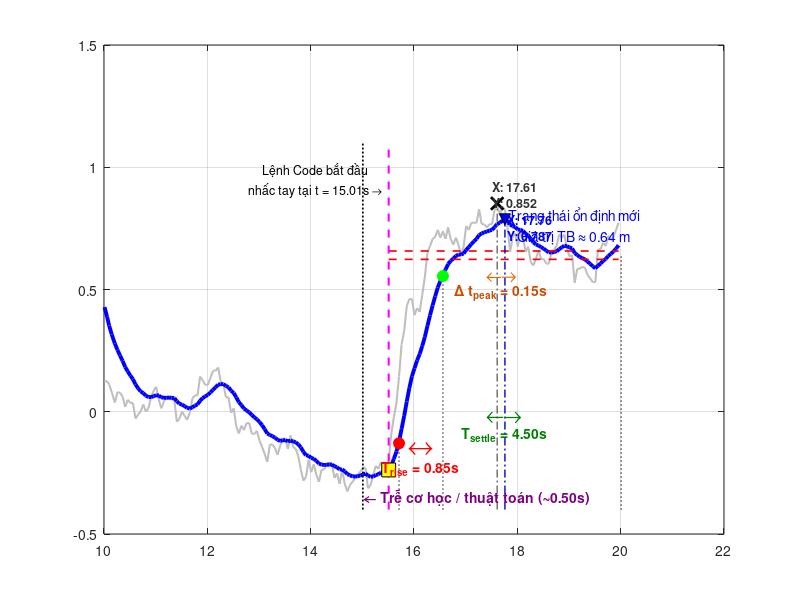

The MATLAB source for this figure: (Note: this script raises an error after producing the figure.)
clear; clc; close all;

%% 1. Khai báo ĐẦY ĐỦ dữ liệu từ Log mới (Đã lọc bỏ ký tự 's')
data = [
% --- VÙNG ĐẶT XUỐNG BÀN ---
10.01,100849.76,0.125,0.428,0.00; 10.06,100849.76,0.125,0.388,0.00;
10.10,100849.92,0.112,0.352,0.00; 10.15,100850.27,0.080,0.316,0.00;
10.21,100850.78,0.038,0.279,0.00; 10.26,100850.27,0.080,0.253,0.00;
10.31,100850.33,0.078,0.230,0.00; 10.36,100850.50,0.062,0.208,0.00;
10.41,100851.00,0.020,0.183,0.00; 10.46,100850.67,0.049,0.165,0.00;
10.51,100850.83,0.036,0.148,0.00; 10.56,100850.83,0.036,0.133,0.00;
10.61,100851.57,-0.028,0.112,0.00; 10.66,100851.41,-0.012,0.096,0.00;
10.71,100851.24,0.001,0.083,0.00; 10.76,100850.89,0.030,0.076,0.00;
10.81,100851.24,0.001,0.066,0.00; 10.86,100851.07,0.014,0.060,0.00;
10.91,100850.56,0.059,0.060,0.00; 10.96,100850.22,0.086,0.063,0.00;
11.01,100850.05,0.102,0.068,0.00; 11.06,100850.67,0.049,0.066,0.00;
11.11,100851.07,0.014,0.059,0.00; 11.16,100850.72,0.043,0.057,0.00;
11.21,100850.56,0.059,0.057,0.00; 11.26,100850.50,0.062,0.058,0.00;
11.31,100850.67,0.049,0.057,0.00; 11.36,100850.50,0.049,0.056,0.00;
11.41,100851.74,-0.041,0.043,0.00; 11.46,100851.57,-0.028,0.033,0.00;
11.51,100851.24,0.001,0.029,0.00; 11.56,100851.46,-0.017,0.023,0.00;
11.61,100851.64,-0.033,0.016,0.00; 11.66,100851.30,-0.004,0.013,0.00;
11.71,100850.62,0.054,0.018,0.00; 11.76,100850.45,0.067,0.025,0.00;
11.81,100850.45,0.067,0.030,0.00; 11.86,100849.53,0.144,0.045,0.00;
11.91,100849.71,0.128,0.056,0.00; 11.96,100849.94,0.110,0.063,0.00;
12.01,100849.94,0.110,0.069,0.00; 12.06,100849.60,0.139,0.079,0.00;
12.11,100849.26,0.168,0.090,0.00; 12.16,100849.26,0.168,0.100,0.00;
12.21,100849.09,0.181,0.111,0.00; 12.26,100849.77,0.123,0.113,0.00;
12.31,100849.88,0.115,0.113,0.00; 12.36,100850.56,0.059,0.106,0.00;
12.41,100850.56,0.059,0.100,0.00; 12.46,100851.30,-0.004,0.086,0.00;
12.51,100851.07,0.014,0.077,0.00; 12.56,100851.97,-0.060,0.059,0.00;
12.61,100852.32,-0.089,0.039,0.00; 12.66,100851.92,-0.057,0.027,0.00;
12.71,100852.14,-0.075,0.013,0.00; 12.76,100851.81,-0.046,0.005,0.00;
12.81,100851.81,-0.046,-0.002,0.00; 12.86,100852.32,-0.089,-0.013,0.00;
12.91,100852.35,-0.091,-0.023,0.00; 12.96,100852.17,-0.078,-0.031,0.00;
13.01,100852.66,-0.118,-0.042,0.00; 13.06,100852.99,-0.144,-0.055,0.00;
13.11,100853.33,-0.173,-0.071,0.00; 13.16,100853.71,-0.205,-0.089,0.00;
13.21,100853.19,-0.134,-0.095,0.00; 13.26,100852.85,-0.134,-0.100,0.00;
13.31,100853.03,-0.149,-0.106,0.00; 13.36,100853.36,-0.176,-0.115,0.00;
13.41,100852.91,-0.139,-0.119,0.00; 13.46,100852.57,-0.110,-0.117,0.00;
13.51,100852.57,-0.110,-0.116,0.00; 13.56,100853.08,-0.152,-0.121,0.00;
13.61,100852.41,-0.097,-0.118,0.00; 13.66,100852.97,-0.144,-0.121,0.00;
13.71,100853.08,-0.152,-0.125,0.00; 13.76,100853.42,-0.181,-0.133,0.00;
13.81,100854.10,-0.237,-0.146,0.00; 13.86,100854.61,-0.282,-0.164,0.00;
13.91,100854.44,-0.266,-0.178,0.00; 13.96,100853.60,-0.197,-0.180,0.00;
14.01,100854.22,-0.247,-0.189,0.00; 14.06,100853.82,-0.215,-0.192,0.00;
14.11,100854.33,-0.258,-0.201,0.00; 14.16,100854.67,-0.287,-0.212,0.00;
14.21,100854.10,-0.237,-0.216,0.00; 14.26,100854.10,-0.237,-0.218,0.00;
14.31,100853.77,-0.210,-0.217,0.00; 14.36,100853.77,-0.210,-0.216,0.00;
14.41,100853.77,-0.210,-0.216,0.00; 14.46,100854.50,-0.271,-0.223,0.00;
14.51,100854.27,-0.252,-0.227,0.00; 14.56,100854.78,-0.295,-0.236,0.00;
14.61,100854.10,-0.237,-0.236,0.00; 14.66,100854.78,-0.295,-0.244,0.00;
14.71,100855.17,-0.326,-0.255,0.00; 14.76,100854.84,-0.300,-0.260,0.00;
14.81,100854.67,-0.287,-0.264,0.00; 14.86,100854.50,-0.271,-0.265,0.00;
14.91,100854.33,-0.258,-0.264,0.00; 14.96,100854.16,-0.245,-0.261,0.00;
% --- VÙNG NHẤC LÊN CAO ---
15.01,100853.99,-0.229,-0.257,1.00; 15.06,100853.99,-0.229,-0.253,1.00;
15.11,100855.00,-0.313,-0.261,1.00; 15.16,100854.84,-0.300,-0.266,1.00;
15.21,100854.33,-0.258,-0.265,1.00; 15.26,100853.88,-0.221,-0.259,1.00;
15.31,100854.05,-0.234,-0.256,1.00; 15.36,100853.71,-0.205,-0.249,1.00;
15.41,100853.88,-0.221,-0.246,1.00; 15.46,100854.05,-0.234,-0.244,1.00;
15.51,100853.66,-0.202,-0.238,1.00; 15.56,100852.35,-0.091,-0.219,1.00;
15.61,100851.51,-0.023,-0.193,1.00; 15.66,100850.83,0.036,-0.163,1.00;
15.71,100849.53,0.144,-0.123,1.00; 15.76,100847.94,0.276,-0.070,1.00;
15.81,100847.27,0.331,-0.017,1.00; 15.86,100846.08,0.432,0.042,1.00;
15.91,100845.74,0.461,0.097,1.00; 15.96,100845.74,0.461,0.145,1.00;
16.01,100846.53,0.395,0.178,1.00; 16.06,100846.19,0.424,0.210,1.00;
16.11,100846.36,0.408,0.236,1.00; 16.16,100845.51,0.479,0.269,1.00;
16.21,100844.66,0.551,0.306,1.00; 16.26,100843.47,0.651,0.351,1.00;
16.31,100843.13,0.678,0.394,1.00; 16.36,100842.79,0.707,0.435,1.00;
16.41,100842.69,0.715,0.472,1.00; 16.46,100842.35,0.744,0.508,1.00;
16.51,100842.75,0.712,0.535,1.00; 16.56,100842.41,0.738,0.562,1.00;
16.61,100842.41,0.707,0.581,1.00; 16.66,100842.24,0.754,0.604,1.00;
16.71,100842.81,0.707,0.617,1.00; 16.76,100843.08,0.683,0.626,1.00;
16.81,100842.75,0.712,0.637,1.00; 16.86,100843.08,0.683,0.643,1.00;
16.91,100842.91,0.641,0.643,1.00; 16.96,100843.19,0.675,0.647,1.00;
17.01,100842.17,0.760,0.662,1.00; 17.06,100842.35,0.744,0.673,1.00;
17.11,100842.00,0.773,0.686,1.00; 17.16,100842.00,0.773,0.697,1.00;
17.21,100842.00,0.773,0.707,1.00; 17.26,100841.33,0.828,0.723,1.00;
17.31,100842.07,0.767,0.729,1.00; 17.36,100842.07,0.767,0.734,1.00;
17.41,100842.24,0.754,0.737,1.00; 17.46,100842.07,0.767,0.741,1.00;
17.51,100842.07,0.767,0.744,1.00; 17.56,100841.39,0.826,0.755,1.00;
17.61,100841.05,0.852,0.768,1.00; 17.66,100841.61,0.804,0.773,1.00;
17.71,100841.22,0.839,0.781,1.00; 17.76,100841.39,0.826,0.787,1.00;
17.81,100842.24,0.754,0.783,1.00; 17.86,100843.42,0.654,0.766,1.00;
17.91,100842.69,0.715,0.759,1.00; 17.96,100842.52,0.730,0.755,1.00;
18.01,100843.19,0.675,0.745,1.00; 18.06,100842.46,0.736,0.744,1.00;
18.11,100842.69,0.715,0.740,1.00; 18.16,100843.42,0.654,0.728,1.00;
18.21,100843.19,0.675,0.721,1.00; 18.26,100843.93,0.612,0.707,1.00;
18.31,100844.50,0.598,0.693,1.00; 18.36,100843.77,0.625,0.684,1.00;
18.41,100843.36,0.659,0.680,1.00; 18.46,100843.36,0.625,0.673,1.00;
18.51,100843.77,0.625,0.667,1.00; 18.56,100844.00,0.606,0.659,1.00;
18.61,100844.00,0.606,0.652,1.00; 18.66,100843.49,0.649,0.651,1.00;
18.71,100843.32,0.664,0.653,1.00; 18.76,100843.14,0.678,0.656,1.00;
18.81,100842.58,0.725,0.665,1.00; 18.86,100842.75,0.712,0.672,1.00;
18.91,100842.58,0.725,0.679,1.00; 18.96,100843.25,0.667,0.677,1.00;
19.01,100843.65,0.635,0.672,1.00; 19.06,100843.60,0.641,0.668,1.00;
19.11,100844.96,0.527,0.649,1.00; 19.16,100844.27,0.585,0.641,1.00;
19.21,100844.27,0.585,0.633,1.00; 19.26,100844.16,0.593,0.628,1.00;
19.31,100844.22,0.588,0.623,1.00; 19.36,100844.57,0.559,0.614,1.00;
19.41,100844.74,0.546,0.605,1.00; 19.46,100844.90,0.530,0.595,1.00;
19.51,100844.90,0.530,0.587,1.00; 19.56,100843.32,0.664,0.597,1.00;
19.61,100843.32,0.664,0.606,1.00; 19.66,100842.97,0.691,0.617,1.00;
19.71,100843.14,0.678,0.625,1.00; 19.76,100842.64,0.720,0.637,1.00;
19.81,100842.86,0.701,0.646,1.00; 19.86,100842.70,0.715,0.655,1.00;
19.91,100842.36,0.744,0.667,1.00; 19.96,100842.02,0.773,0.681,1.00
];

t = data(:,1);
raw = data(:,3);
kalman = data(:,4);

%% 2. TÍNH TOÁN THEO MỐC THỰC TẾ MỚI (Mốc bắt đầu nhấc phản ứng từ t = 15.51s)
t_start_action = 15.51; 
idx_stable = (t >= 18.5 & t <= 19.9);
final_val = mean(kalman(idx_stable)); 
base_val = mean(kalman(t < t_start_action & t >= 13.5)); % Nền ổn định tĩnh trước khi tay chuyển động
delta = final_val - base_val;

val_10 = base_val + 0.10 * delta;
val_90 = base_val + 0.90 * delta;

t10 = t(find(kalman >= val_10 & t >= t_start_action, 1, 'first'));
t90 = t(find(kalman >= val_90 & t >= t_start_action, 1, 'first'));
t_rise = t90 - t10;

% Băng thông xác lập ổn định 2%
settle_band_upper = final_val + 0.02 * abs(delta);
settle_band_lower = final_val - 0.02 * abs(delta);

idx_outside = find((kalman < settle_band_lower | kalman > settle_band_upper) & t >= t_start_action);
t_settle_time = t(idx_outside(end)) + 0.05; % Lấy điểm kế tiếp khi đã hoàn toàn lọt băng thông
t_settle = t_settle_time - t_start_action; 

%% 3. ĐỈNH CỤC BỘ QUÁ ĐỘ (Cửa sổ chuyển trạng thái từ 15.51s -> 18.00s)
idx_transient_peak = (t >= t_start_action & t <= 18.00);
temp_t = t(idx_transient_peak);
temp_raw = raw(idx_transient_peak);
temp_kalman = kalman(idx_transient_peak);

% Tìm đỉnh quá độ của tín hiệu thô (Raw)
[max_raw_val, idx_raw_p] = max(temp_raw);
t_peak_raw = temp_t(idx_raw_p); 

% Tìm đỉnh quá độ của bộ lọc (Kalman)
[max_kal_val, idx_kal_p] = max(temp_kalman);
t_peak_kalman = temp_t(idx_kal_p); 
t_peak_delay = t_peak_kalman - t_peak_raw; 

% Xuất báo cáo tính toán dynamic ra Command Window
fprintf('--- KẾT QUẢ ĐÁNH GIÁ ĐÁP ỨNG ĐỘNG HỌC (DỮ LIỆU MỚI) ---\n');
fprintf('Giá trị nền (Base): %.3f m | Giá trị xác lập (Final): %.3f m\n', base_val, final_val);
fprintf('Thời điểm đạt đỉnh Thô cục bộ: %.3f giây (Giá trị: %.3f)\n', t_peak_raw, max_raw_val);
fprintf('Thời điểm đạt đỉnh Lọc cục bộ: %.3f giây (Giá trị: %.3f)\n', t_peak_kalman, max_kal_val);
fprintf('=> ĐỘ TRỄ ĐỈNH QUÁ ĐỘ: %.3f giây\n', t_peak_delay);
fprintf('=> THỜI GIAN TĂNG TRƯỞNG (T_rise): %.3f giây\n', t_rise);
fprintf('=> THỜI GIAN XÁC LẬP (T_settle): %.3f giây\n', t_settle);
fprintf('------------------------------------------------------\n');

%% 4. VẼ ĐỒ THỊ VÀ CẤU HÌNH ĐƯỜNG NỀN
figure('Name', 'Danh Gia Dap Ung Kalman - Nhac Len Cao', 'NumberTitle', 'off', 'Position', [100, 100, 1100, 680]);
plot(t, raw, 'Color', [0.75 0.75 0.75], 'LineWidth', 1.5, 'DisplayName', 'Dữ liệu thô (Raw)');
hold on;
plot(t, kalman, 'b', 'LineWidth', 2.8, 'DisplayName', 'Dữ liệu sau lọc (Kalman)');

% Vẽ đường giới hạn sai số ổn định 2%
plot([t_start_action max(t)], [settle_band_upper settle_band_upper], 'r--', 'LineWidth', 1.2, 'HandleVisibility', 'off');
plot([t_start_action max(t)], [settle_band_lower settle_band_lower], 'r--', 'LineWidth', 1.2, 'DisplayName', 'Băng thông ổn định \pm2%');

% Vẽ hệ thống đường dóng dọc phân tích mốc thời gian
plot([15.01 15.01], [-0.4 1.1], 'k:', 'LineWidth', 1.2, 'HandleVisibility', 'off'); 
plot([t_start_action t_start_action], [-0.4 1.1], 'm--', 'LineWidth', 1.5, 'HandleVisibility', 'off'); 
plot([t10 t10], [-0.4 val_10], 'k:', 'LineWidth', 1, 'HandleVisibility', 'off');
plot([t90 t90], [-0.4 val_90], 'k:', 'LineWidth', 1, 'HandleVisibility', 'off');
plot([t_settle_time t_settle_time], [-0.4 final_val], 'k:', 'LineWidth', 1, 'HandleVisibility', 'off');

% Đường dóng tại vị trí các đỉnh quá độ
plot([t_peak_raw t_peak_raw], [-0.4 max_raw_val], 'Color', [0.4 0.4 0.4], 'LineStyle', '-.', 'LineWidth', 1, 'HandleVisibility', 'off');
plot([t_peak_kalman t_peak_kalman], [-0.4 max_kal_val], 'Color', [0 0 0.8], 'LineStyle', '-.', 'LineWidth', 1, 'HandleVisibility', 'off');

% Đánh dấu các điểm nút đặc trưng
plot(t_start_action, kalman(find(t>=t_start_action,1)), 'ks', 'MarkerSize', 10, 'MarkerFaceColor', 'y', 'DisplayName', 'Mốc xê dịch thực tế (15.51s)');
plot(t10, val_10, 'ro', 'MarkerSize', 8, 'MarkerFaceColor', 'r', 'DisplayName', 'Điểm đạt 10%');
plot(t90, val_90, 'go', 'MarkerSize', 8, 'MarkerFaceColor', 'g', 'DisplayName', 'Điểm đạt 90%');
plot(t_peak_raw, max_raw_val, 'kx', 'MarkerSize', 9, 'LineWidth', 2, 'DisplayName', 'Đỉnh quá độ Thô');
plot(t_peak_kalman, max_kal_val, 'kv', 'MarkerSize', 8, 'MarkerFaceColor', 'b', 'DisplayName', 'Đỉnh quá độ Kalman');

% Gắn nhãn dữ liệu (Data Tips) tại đỉnh
text(t_peak_raw - 0.1, max_raw_val + 0.04, sprintf('X: %.2f\nY: %.3f', t_peak_raw, max_raw_val), 'Color', [0.2 0.2 0.2], 'FontSize', 9, 'FontWeight', 'bold');
text(t_peak_kalman + 0.05, max_kal_val - 0.03, sprintf('X: %.2f\nY: %.3f', t_peak_kalman, max_kal_val), 'Color', 'b', 'FontSize', 9, 'FontWeight', 'bold');

%% 5. CHÚ THÍCH TRỰC QUAN (TEXT & ARROWS)
text(15.02, -0.35, '\leftarrow Trễ cơ học / thuật toán (~0.50s)', 'FontSize', 10, 'Color', [0.5 0 0.5], 'FontWeight','bold');
text(14.1, 0.95, {'Lệnh Code bắt đầu'; 'nhấc tay tại t = 15.01s \rightarrow'}, 'FontSize', 9, 'Color', 'k', 'HorizontalAlignment', 'center');

% Mũi tên và text biểu diễn Trise
text((t10+t90)/2, -0.15, '\leftrightarrow', 'FontSize', 18, 'Color', 'r', 'HorizontalAlignment', 'center');
text((t10+t90)/2, -0.23, ['T_{rise} = ' num2str(t_rise, '%.2f') 's'], 'FontSize', 10, 'Color', 'r', 'FontWeight', 'bold', 'HorizontalAlignment', 'center');

% Mũi tên và text biểu diễn Tsettle
text((t_start_action+t_settle_time)/2, -0.02, '\leftarrow\rightarrow', 'FontSize', 16, 'Color', [0 0.5 0], 'HorizontalAlignment', 'center');
text((t_start_action+t_settle_time)/2, -0.09, ['T_{settle} = ' num2str(t_settle, '%.2f') 's'], 'FontSize', 10, 'Color', [0 0.5 0], 'FontWeight', 'bold', 'HorizontalAlignment', 'center');

% Chú thích độ lệch đỉnh Peak Delay do bộ lọc làm mịn gây ra
text((t_peak_raw + t_peak_kalman)/2, 0.55, '\leftarrow\rightarrow', 'FontSize', 14, 'Color', [0.9 0.4 0], 'HorizontalAlignment', 'center');
text((t_peak_raw + t_peak_kalman)/2, 0.49, ['\Delta t_{peak} = ' num2str(t_peak_delay, '%.2f') 's'], 'FontSize', 10, 'Color', [0.8 0.3 0], 'FontWeight', 'bold', 'HorizontalAlignment', 'center');

% Nhãn trạng thái xác lập tĩnh mới
text(19.1, final_val + 0.12, {'Trạng thái ổn định mới'; ['Giá trị TB \approx ' num2str(final_val, '%.2f') ' m']}, 'FontSize', 10, 'Color', 'b', 'HorizontalAlignment', 'center');

%% 6. ĐỊNH DẠNG ĐỒ THỊ CHUẨN LUẬN VĂN
grid on;
ax = gca; ax.GridLineStyle = ':'; ax.GridAlpha = 0.6;
title('Phân tích Đặc tính Động & Bộ lọc Kalman', 'FontSize', 13, 'FontWeight', 'bold');
xlabel('Thời gian t (giây)', 'FontSize', 11);
ylabel('Giá trị biên độ dịch chuyển (m)', 'FontSize', 11);
legend('Location', 'southeast', 'FontSize', 9);
xlim([13.5, 20.0]); 
ylim([-0.4, 1.1]); % Tối ưu vùng hiển thị dựa trên biên độ từ -0.326m đến 0.852m
